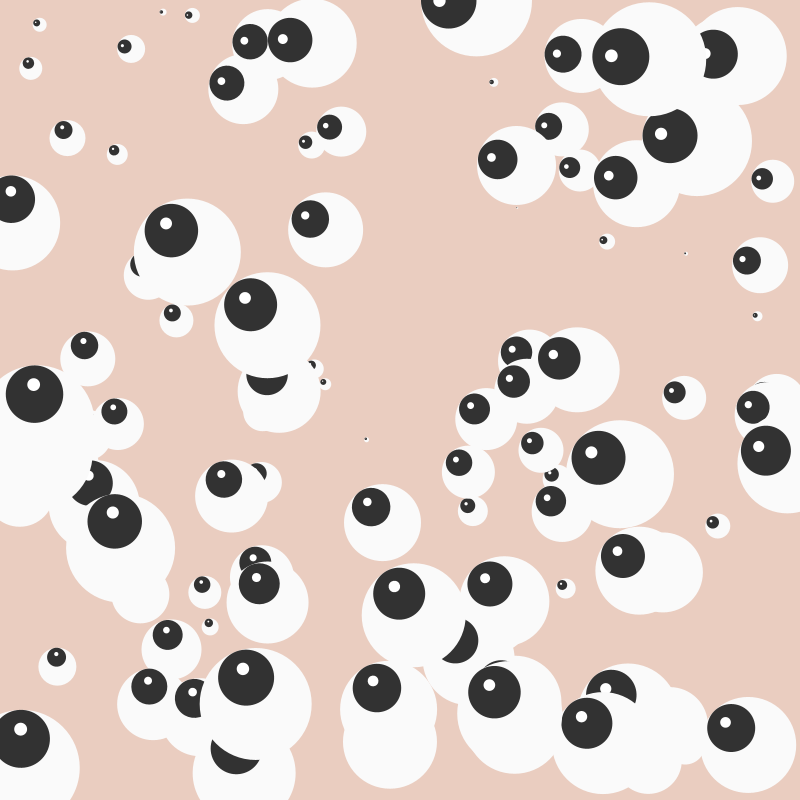
Frame 1 (no input)
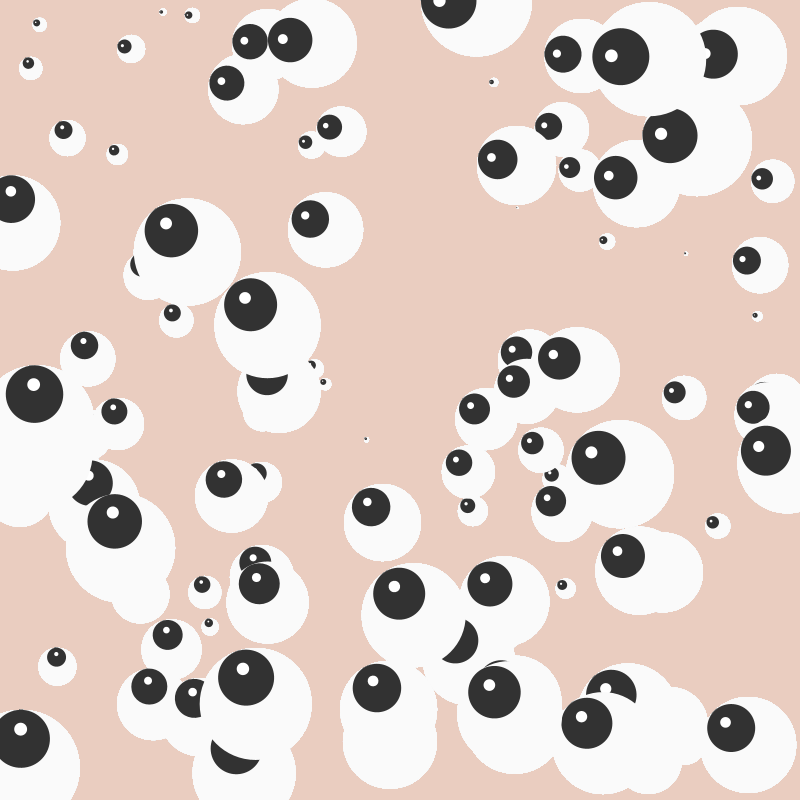
Frame 60 (the mouse pressed at the canvas centre just before this capture)
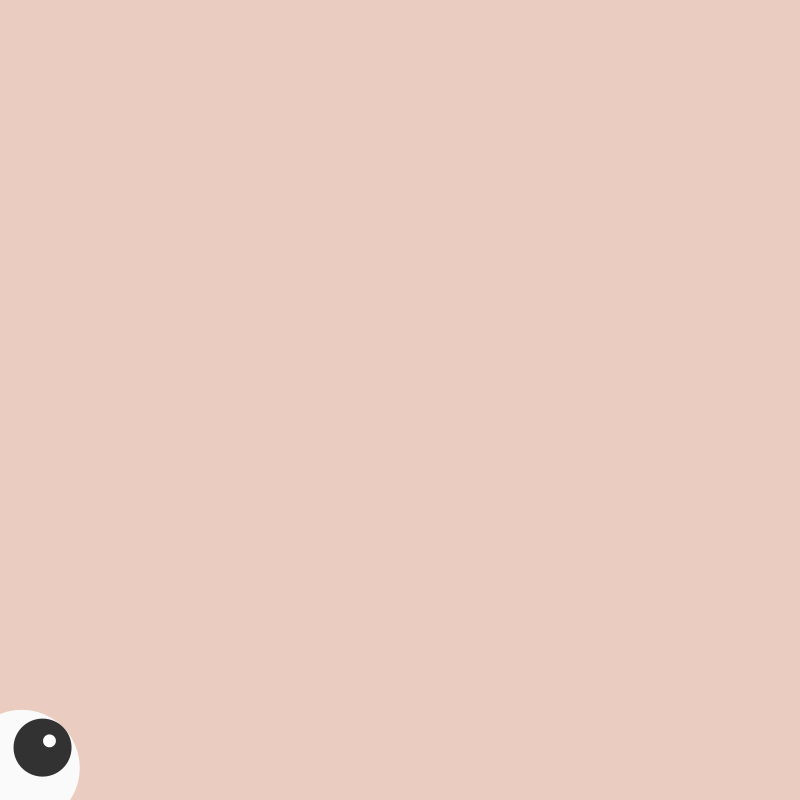
Frame 120 (the mouse held since frame 60 and released just before this capture)

The Processing sketch that drew these frames (run headless with seeded random() and noise(); from frame 60 on, the mouse is pressed at the canvas centre):

// Processing sketch: processing_77847
// ── processing_77847.pde

//http://processing.org/learning/basics/arctangent.html

eyeBall[] eye = new eyeBall[115]; //declare the array


void setup() {
  size(800,800);
  smooth();
  noStroke();
  background(234, 205, 192);
  //will use to count eyes we are adding to the array
  int count=0;
  for (int i = 0; i < eye.length; i++) {
    float x = random(width);
    float y = random(height);
    int r = i + 2; //radius
    eye[i] = new eyeBall(x, y, r);
  }
}

/* class eyeBall {
  //changed it to float here too
  float ex, ey;
  float size;
  float angle = 0.0;
  //changed the first two to float, as with random you are passing in a float not an int
  //constructor function should be same name as class (you had Eye here)
  eyeBall(float x, float y, float s) {
    ex = x;
    ey = y;
    size = s;
  } */

void draw() {
  //loop through eye array
  //you just had used i without the for loop which had no values
  for (int i = 0; i < eye.length; i++) {
       if (mousePressed) {
    background(234, 205, 192);
    eye[i].update(mouseX, mouseY);
    eye[i].display();
  } else {
    
    eye[i].update(mouseX, mouseY);
    eye[i].display();
    }
}
}



class eyeBall {
  //changed it to float here too
  float ex, ey;
  float size;
  float angle = 0.0;
  //changed the first two to float, as with random you are passing in a float not an int
  //constructor function should be same name as class (you had Eye here)
  eyeBall(float x, float y, float s) {
    ex = x;
    ey = y;
    size = s;
  }

  void update(float mx, float my) {
    angle = atan2(my-ey, mx-ex);
  }

  void display() {
    pushMatrix();
    translate(ex, ey);
    fill(250);
    ellipse(0, 0, size, size);
    rotate(angle);
    fill(50);
    //the reason for this is, if you put at 0,0 you are rotating a circle from the centre
    //which you can't see, because it is a circle
    //if you give it an x pos away from the 0,0 the centre, you see it circling
    //the centre axis (0,0);
    ellipse(size/4, 0, size/2, size/2);
    //adding pupil
    fill(255);
    ellipse(size/3,0,size/9,size/9);
    popMatrix();
  }
}
